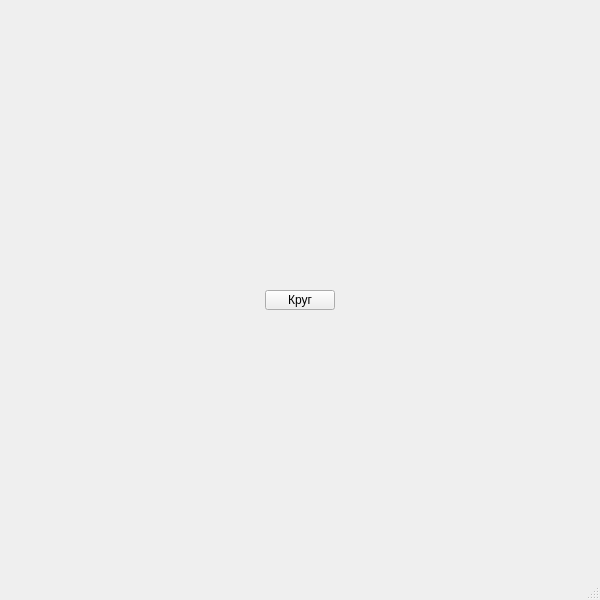
<?xml version="1.0" encoding="UTF-8"?>
<ui version="4.0">
 <class>MainWindow</class>
 <widget class="QMainWindow" name="MainWindow">
  <property name="geometry">
   <rect>
    <x>0</x>
    <y>0</y>
    <width>600</width>
    <height>600</height>
   </rect>
  </property>
  <property name="windowTitle">
   <string>MainWindow</string>
  </property>
  <widget class="QWidget" name="centralwidget">
   <widget class="QPushButton" name="pushButton">
    <property name="geometry">
     <rect>
      <x>265</x>
      <y>290</y>
      <width>70</width>
      <height>20</height>
     </rect>
    </property>
    <property name="text">
     <string>Круг</string>
    </property>
   </widget>
  </widget>
  <widget class="QMenuBar" name="menubar">
   <property name="geometry">
    <rect>
     <x>0</x>
     <y>0</y>
     <width>600</width>
     <height>21</height>
    </rect>
   </property>
  </widget>
  <widget class="QStatusBar" name="statusbar"/>
 </widget>
 <resources/>
 <connections/>
</ui>
